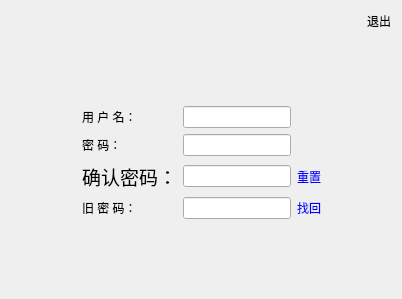
<?xml version="1.0" encoding="UTF-8"?>
<ui version="4.0">
 <class>ForgetPassword</class>
 <widget class="QDialog" name="ForgetPassword">
  <property name="geometry">
   <rect>
    <x>0</x>
    <y>0</y>
    <width>402</width>
    <height>299</height>
   </rect>
  </property>
  <property name="focusPolicy">
   <enum>Qt::NoFocus</enum>
  </property>
  <property name="windowTitle">
   <string>Dialog</string>
  </property>
  <property name="modal">
   <bool>true</bool>
  </property>
  <layout class="QGridLayout" name="gridLayout_2">
   <item row="0" column="0" colspan="3">
    <layout class="QHBoxLayout" name="horizontalLayout">
     <item>
      <spacer name="horizontalSpacer">
       <property name="orientation">
        <enum>Qt::Horizontal</enum>
       </property>
       <property name="sizeHint" stdset="0">
        <size>
         <width>40</width>
         <height>20</height>
        </size>
       </property>
      </spacer>
     </item>
     <item>
      <widget class="QPushButton" name="pushButton_3">
       <property name="sizePolicy">
        <sizepolicy hsizetype="Preferred" vsizetype="Preferred">
         <horstretch>0</horstretch>
         <verstretch>0</verstretch>
        </sizepolicy>
       </property>
       <property name="whatsThis">
        <string>&lt;!DOCTYPE HTML PUBLIC &quot;-//W3C//DTD HTML 4.0//EN&quot; &quot;http://www.w3.org/TR/REC-html40/strict.dtd&quot;&gt;
&lt;html&gt;&lt;head&gt;&lt;meta name=&quot;qrichtext&quot; content=&quot;1&quot; /&gt;&lt;style type=&quot;text/css&quot;&gt;
p, li { white-space: pre-wrap; }
&lt;/style&gt;&lt;/head&gt;&lt;body style=&quot; font-family:'SimSun'; font-size:9pt; font-weight:400; font-style:normal;&quot;&gt;
&lt;p style=&quot; margin-top:0px; margin-bottom:0px; margin-left:0px; margin-right:0px; -qt-block-indent:0; text-indent:0px;&quot;&gt;&lt;span style=&quot; color:#ff0000;&quot;&gt;关闭&lt;/span&gt;&lt;/p&gt;&lt;/body&gt;&lt;/html&gt;</string>
       </property>
       <property name="styleSheet">
        <string notr="true">border:none;
color: rgb(0, 0, 0);
font: 14pt &quot;楷体&quot;;</string>
       </property>
       <property name="text">
        <string>退出</string>
       </property>
      </widget>
     </item>
    </layout>
   </item>
   <item row="1" column="1">
    <spacer name="verticalSpacer_2">
     <property name="orientation">
      <enum>Qt::Vertical</enum>
     </property>
     <property name="sizeHint" stdset="0">
      <size>
       <width>20</width>
       <height>64</height>
      </size>
     </property>
    </spacer>
   </item>
   <item row="2" column="0">
    <spacer name="horizontalSpacer_2">
     <property name="orientation">
      <enum>Qt::Horizontal</enum>
     </property>
     <property name="sizeHint" stdset="0">
      <size>
       <width>52</width>
       <height>20</height>
      </size>
     </property>
    </spacer>
   </item>
   <item row="2" column="1">
    <layout class="QGridLayout" name="gridLayout">
     <item row="0" column="0">
      <widget class="QLabel" name="label">
       <property name="styleSheet">
        <string notr="true">border:none;
color: rgb(0, 0, 0);
font: 14pt &quot;楷体&quot;;</string>
       </property>
       <property name="text">
        <string>&lt;html&gt;&lt;head/&gt;&lt;body&gt;&lt;p&gt;用 户 名：&lt;/p&gt;&lt;/body&gt;&lt;/html&gt;</string>
       </property>
      </widget>
     </item>
     <item row="0" column="1">
      <widget class="QLineEdit" name="lineEdit"/>
     </item>
     <item row="1" column="0">
      <widget class="QLabel" name="label_2">
       <property name="styleSheet">
        <string notr="true">border:none;
color: rgb(0, 0, 0);
font: 14pt &quot;楷体&quot;;</string>
       </property>
       <property name="text">
        <string>&lt;html&gt;&lt;head/&gt;&lt;body&gt;&lt;p&gt;密    码：&lt;/p&gt;&lt;/body&gt;&lt;/html&gt;</string>
       </property>
      </widget>
     </item>
     <item row="1" column="1">
      <widget class="QLineEdit" name="lineEdit_2"/>
     </item>
     <item row="2" column="0">
      <widget class="QLabel" name="label_3">
       <property name="styleSheet">
        <string notr="true">border:none;
color: rgb(0, 0, 0);
font: 14pt &quot;楷体&quot;;</string>
       </property>
       <property name="text">
        <string>&lt;!DOCTYPE HTML PUBLIC &quot;-//W3C//DTD HTML 4.0//EN&quot; &quot;http://www.w3.org/TR/REC-html40/strict.dtd&quot;&gt;
&lt;html&gt;&lt;head&gt;&lt;meta name=&quot;qrichtext&quot; content=&quot;1&quot; /&gt;&lt;style type=&quot;text/css&quot;&gt;
p, li { white-space: pre-wrap; }
&lt;/style&gt;&lt;/head&gt;&lt;body style=&quot; font-family:'楷体'; font-size:14pt; font-weight:400; font-style:normal;&quot;&gt;
&lt;p align=&quot;justify&quot; style=&quot; margin-top:0px; margin-bottom:0px; margin-left:0px; margin-right:0px; -qt-block-indent:0; text-indent:0px;&quot;&gt;确认密码：&lt;/p&gt;&lt;/body&gt;&lt;/html&gt;</string>
       </property>
      </widget>
     </item>
     <item row="2" column="1">
      <widget class="QLineEdit" name="lineEdit_3"/>
     </item>
     <item row="3" column="0">
      <widget class="QLabel" name="label_4">
       <property name="styleSheet">
        <string notr="true">border:none;
color: rgb(0, 0, 0);
font: 14pt &quot;楷体&quot;;</string>
       </property>
       <property name="text">
        <string>&lt;html&gt;&lt;head/&gt;&lt;body&gt;&lt;p&gt;旧 密 码：&lt;/p&gt;&lt;/body&gt;&lt;/html&gt;</string>
       </property>
      </widget>
     </item>
     <item row="3" column="1">
      <widget class="QLineEdit" name="lineEdit_4"/>
     </item>
     <item row="3" column="2">
      <widget class="QPushButton" name="pushButton_2">
       <property name="sizePolicy">
        <sizepolicy hsizetype="Preferred" vsizetype="Preferred">
         <horstretch>0</horstretch>
         <verstretch>0</verstretch>
        </sizepolicy>
       </property>
       <property name="toolTip">
        <string>&lt;html&gt;&lt;head/&gt;&lt;body&gt;&lt;p&gt;找回密码&lt;/p&gt;&lt;/body&gt;&lt;/html&gt;</string>
       </property>
       <property name="styleSheet">
        <string notr="true">border:none;
color: rgb(0, 0, 255);
font: 14pt &quot;楷体&quot;;</string>
       </property>
       <property name="text">
        <string>找回</string>
       </property>
      </widget>
     </item>
     <item row="2" column="2">
      <widget class="QPushButton" name="pushButton">
       <property name="sizePolicy">
        <sizepolicy hsizetype="Preferred" vsizetype="Preferred">
         <horstretch>0</horstretch>
         <verstretch>0</verstretch>
        </sizepolicy>
       </property>
       <property name="toolTip">
        <string>&lt;html&gt;&lt;head/&gt;&lt;body&gt;&lt;p&gt;重置密码&lt;/p&gt;&lt;/body&gt;&lt;/html&gt;</string>
       </property>
       <property name="styleSheet">
        <string notr="true">border:none;
color: rgb(0, 0, 255);
font: 14pt &quot;楷体&quot;;</string>
       </property>
       <property name="text">
        <string>重置</string>
       </property>
      </widget>
     </item>
    </layout>
   </item>
   <item row="2" column="2">
    <spacer name="horizontalSpacer_3">
     <property name="orientation">
      <enum>Qt::Horizontal</enum>
     </property>
     <property name="sizeHint" stdset="0">
      <size>
       <width>52</width>
       <height>20</height>
      </size>
     </property>
    </spacer>
   </item>
   <item row="3" column="1">
    <spacer name="verticalSpacer">
     <property name="orientation">
      <enum>Qt::Vertical</enum>
     </property>
     <property name="sizeHint" stdset="0">
      <size>
       <width>20</width>
       <height>63</height>
      </size>
     </property>
    </spacer>
   </item>
  </layout>
 </widget>
 <resources/>
 <connections/>
</ui>
